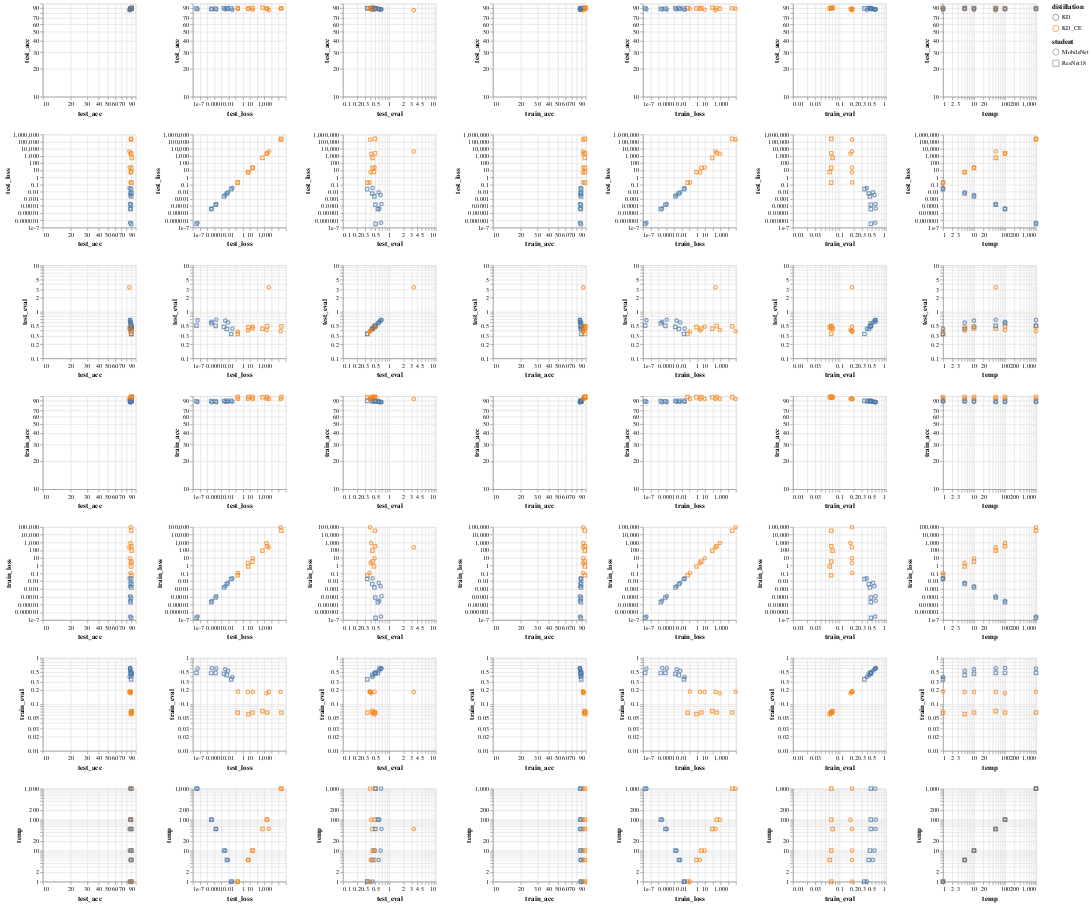

The code cell stored with this chart in its notebook:
### Code cell
def omniplot(folder="./Cifar10/ResNet101/exp1/students"):
    data = load_KD_data(folder)

    detalle=['test_acc', 'test_loss', 'test_eval',
               'train_acc','train_loss', 'train_eval', 'temp']
    chart=alt.Chart(data).mark_point().encode(
        alt.X(alt.repeat("column"), type='quantitative',scale=alt.Scale(zero=False,base=10,type='log')),
        alt.Y(alt.repeat("row"), type='quantitative',scale=alt.Scale(zero=False,base=10,type='log')),
        shape='student',
        color='distillation'
    ).properties(
        width=150,
        height=150
    ).repeat(
        row=detalle,
        column=detalle
    )
    return chart

omniplot(folder="./Cifar10/ResNet101/exp3/students")

### Figure 1 — Vega-Lite specification as saved in the notebook (floating-point values rounded to 4 significant figures)
{"config": {"view": {"continuousWidth": 400, "continuousHeight": 300}}, "repeat": {"column": ["test_acc", "test_loss", "test_eval", "train_acc", "train_loss", "train_eval", "temp"], "row": ["test_acc", "test_loss", "test_eval", "train_acc", "train_loss", "train_eval", "temp"]}, "spec": {"data": {"name": "data-84c59c588f8f792240e4cf7558ff9d7f"}, "mark": "point", "encoding": {"color": {"type": "nominal", "field": "distillation"}, "shape": {"type": "nominal", "field": "student"}, "x": {"type": "quantitative", "field": {"repeat": "column"}, "scale": {"base": 10, "type": "log", "zero": false}}, "y": {"type": "quantitative", "field": {"repeat": "row"}, "scale": {"base": 10, "type": "log", "zero": false}}}, "height": 150, "width": 150}, "$schema": "https://vega.github.io/schema/vega-lite/v4.0.0.json", "datasets": {"data-84c59c588f8f792240e4cf7558ff9d7f": [{"Unnamed: 0": 0, "test_acc": 89.33, "test_teacher/acc": 90.68, "test_loss": 2462.0, "test_eval": 0.4924, "train_acc": 97.65, "train_teacher/acc": 88.35, "train_loss": 332.8, "train_eval": 0.06656, "epoch": 40, "lr": 0.01, "epochs": 50, "train_batch_size": 128, "test_batch_size": 100, "student": "ResNet18", "teacher": "ResNet101", "distillation": "KD_CE", "resume": true, "temp": 100.0, "student_CE_train_Acc": 98.15, "student_CE_test_Acc": 90.58}, {"Unnamed: 0": 1, "test_acc": 90.02, "test_teacher/acc": 90.68, "test_loss": 0.1874, "test_eval": 0.3372, "train_acc": 98.0, "train_teacher/acc": 88.4, "train_loss": 0.05863, "train_eval": 0.06647, "epoch": 73, "lr": 0.01, "epochs": 50, "train_batch_size": 128, "test_batch_size": 100, "student": "ResNet18", "teacher": "ResNet101", "distillation": "KD_CE", "resume": true, "temp": 1.0, "student_CE_train_Acc": 98.15, "student_CE_test_Acc": 90.58}, {"Unnamed: 0": 2, "test_acc": 89.34, "test_teacher/acc": 90.68, "test_loss": 243800.0, "test_eval": 0.4876, "train_acc": 97.6, "train_teacher/acc": 88.3, "train_loss": 33370.0, "train_eval": 0.06674, "epoch": 55, "lr": 0.01, "epochs": 50, "train_batch_size": 128, "test_batch_size": 100, "student": "ResNet18", "teacher": "ResNet101", "distillation": "KD_CE", "resume": true, "temp": 1000.0, "student_CE_train_Acc": 98.15, "student_CE_test_Acc": 90.58}, {"Unnamed: 0": 3, "test_acc": 90.05, "test_teacher/acc": 90.68, "test_loss": 21.9, "test_eval": 0.4376, "train_acc": 97.63, "train_teacher/acc": 88.45, "train_loss": 3.351, "train_eval": 0.06671, "epoch": 56, "lr": 0.01, "epochs": 50, "train_batch_size": 128, "test_batch_size": 100, "student": "ResNet18", "teacher": "ResNet101", "distillation": "KD_CE", "resume": true, "temp": 10.0, "student_CE_train_Acc": 98.15, "student_CE_test_Acc": 90.58}, {"Unnamed: 0": 4, "test_acc": 89.06, "test_teacher/acc": 90.68, "test_loss": 5.888, "test_eval": 0.4692, "train_acc": 97.78, "train_teacher/acc": 88.5, "train_loss": 0.794, "train_eval": 0.06162, "epoch": 46, "lr": 0.01, "epochs": 50, "train_batch_size": 128, "test_batch_size": 100, "student": "ResNet18", "teacher": "ResNet101", "distillation": "KD_CE", "resume": true, "temp": 5.0, "student_CE_train_Acc": 98.15, "student_CE_test_Acc": 90.58}, {"Unnamed: 0": 5, "test_acc": 90.45, "test_teacher/acc": 90.68, "test_loss": 541.0, "test_eval": 0.4328, "train_acc": 97.51, "train_teacher/acc": 88.3, "train_loss": 89.07, "train_eval": 0.07126, "epoch": 55, "lr": 0.01, "epochs": 50, "train_batch_size": 128, "test_batch_size": 100, "student": "ResNet18", "teacher": "ResNet101", "distillation": "KD_CE", "resume": true, "temp": 50.0, "student_CE_train_Acc": 98.15, "student_CE_test_Acc": 90.58}, {"Unnamed: 0": 6, "test_acc": 88.03, "test_teacher/acc": 90.68, "test_loss": 3.761e-05, "test_eval": 0.5676, "train_acc": 88.4, "train_teacher/acc": 88.36, "train_loss": 2.023e-05, "train_eval": 0.4729, "epoch": 53, "lr": 0.01, "epochs": 50, "train_batch_size": 128, "test_batch_size": 100, "student": "ResNet18", "teacher": "ResNet101", "distillation": "KD", "resume": true, "temp": 100.0, "student_CE_train_Acc": 98.15, "student_CE_test_Acc": 90.58}, {"Unnamed: 0": 7, "test_acc": 89.04, "test_teacher/acc": 90.68, "test_loss": 0.02315, "test_eval": 0.3336, "train_acc": 89.06, "train_teacher/acc": 88.26, "train_loss": 0.0196, "train_eval": 0.3428, "epoch": 53, "lr": 0.01, "epochs": 50, "train_batch_size": 128, "test_batch_size": 100, "student": "ResNet18", "teacher": "ResNet101", "distillation": "KD", "resume": true, "temp": 1.0, "student_CE_train_Acc": 98.15, "student_CE_test_Acc": 90.58}, {"Unnamed: 0": 8, "test_acc": 89.26, "test_teacher/acc": 90.68, "test_loss": 3.273e-07, "test_eval": 0.5052, "train_acc": 88.23, "train_teacher/acc": 88.24, "train_loss": 1.9e-07, "train_eval": 0.474, "epoch": 53, "lr": 0.01, "epochs": 50, "train_batch_size": 128, "test_batch_size": 100, "student": "ResNet18", "teacher": "ResNet101", "distillation": "KD", "resume": true, "temp": 1000.0, "student_CE_train_Acc": 98.15, "student_CE_test_Acc": 90.58}, {"Unnamed: 0": 9, "test_acc": 89.3, "test_teacher/acc": 90.68, "test_loss": 0.00232, "test_eval": 0.4763, "train_acc": 88.63, "train_teacher/acc": 88.17, "train_loss": 0.001537, "train_eval": 0.4539, "epoch": 44, "lr": 0.01, "epochs": 50, "train_batch_size": 128, "test_batch_size": 100, "student": "ResNet18", "teacher": "ResNet101", "distillation": "KD", "resume": true, "temp": 10.0, "student_CE_train_Acc": 98.15, "student_CE_test_Acc": 90.58}, {"Unnamed: 0": 10, "test_acc": 89.91, "test_teacher/acc": 90.68, "test_loss": 0.005668, "test_eval": 0.4283, "train_acc": 88.91, "train_teacher/acc": 88.32, "train_loss": 0.004343, "train_eval": 0.4258, "epoch": 50, "lr": 0.01, "epochs": 50, "train_batch_size": 128, "test_batch_size": 100, "student": "ResNet18", "teacher": "ResNet101", "distillation": "KD", "resume": true, "temp": 5.0, "student_CE_train_Acc": 98.15, "student_CE_test_Acc": 90.58}, {"Unnamed: 0": 11, "test_acc": 88.71, "test_teacher/acc": 90.68, "test_loss": 0.0001544, "test_eval": 0.4994, "train_acc": 88.26, "train_teacher/acc": 88.31, "train_loss": 7.971e-05, "train_eval": 0.4739, "epoch": 57, "lr": 0.01, "epochs": 50, "train_batch_size": 128, "test_batch_size": 100, "student": "ResNet18", "teacher": "ResNet101", "distillation": "KD", "resume": true, "temp": 50.0, "student_CE_train_Acc": 98.15, "student_CE_test_Acc": 90.58}, {"Unnamed: 0": 12, "test_acc": 87.89, "test_teacher/acc": 90.68, "test_loss": 2028.0, "test_eval": 0.4056, "train_acc": 93.76, "train_teacher/acc": 88.29, "train_loss": 861.4, "train_eval": 0.1723, "epoch": 49, "lr": 0.01, "epochs": 50, "train_batch_size": 128, "test_batch_size": 100, "student": "MobileNet", "teacher": "ResNet101", "distillation": "KD_CE", "resume": true, "temp": 100.0, "student_CE_train_Acc": 95.73, "student_CE_test_Acc": 87.8}, {"Unnamed: 0": 13, "test_acc": 87.73, "test_teacher/acc": 90.68, "test_loss": 0.2054, "test_eval": 0.3749, "train_acc": 93.46, "train_teacher/acc": 88.3, "train_loss": 0.1166, "train_eval": 0.1879, "epoch": 54, "lr": 0.01, "epochs": 50, "train_batch_size": 128, "test_batch_size": 100, "student": "MobileNet", "teacher": "ResNet101", "distillation": "KD_CE", "resume": true, "temp": 1.0, "student_CE_train_Acc": 95.73, "student_CE_test_Acc": 87.8}, {"Unnamed: 0": 14, "test_acc": 88.34, "test_teacher/acc": 90.68, "test_loss": 191500.0, "test_eval": 0.383, "train_acc": 93.39, "train_teacher/acc": 88.33, "train_loss": 93310.0, "train_eval": 0.1866, "epoch": 58, "lr": 0.01, "epochs": 50, "train_batch_size": 128, "test_batch_size": 100, "student": "MobileNet", "teacher": "ResNet101", "distillation": "KD_CE", "resume": true, "temp": 1000.0, "student_CE_train_Acc": 95.73, "student_CE_test_Acc": 87.8}, {"Unnamed: 0": 15, "test_acc": 86.02, "test_teacher/acc": 90.68, "test_loss": 24.11, "test_eval": 0.482, "train_acc": 93.46, "train_teacher/acc": 88.39, "train_loss": 9.263, "train_eval": 0.1851, "epoch": 47, "lr": 0.01, "epochs": 50, "train_batch_size": 128, "test_batch_size": 100, "student": "MobileNet", "teacher": "ResNet101", "distillation": "KD_CE", "resume": true, "temp": 10.0, "student_CE_train_Acc": 95.73, "student_CE_test_Acc": 87.8}, {"Unnamed: 0": 16, "test_acc": 88.1, "test_teacher/acc": 90.68, "test_loss": 4.952, "test_eval": 0.395, "train_acc": 93.44, "train_teacher/acc": 88.18, "train_loss": 2.326, "train_eval": 0.185, "epoch": 56, "lr": 0.01, "epochs": 50, "train_batch_size": 128, "test_batch_size": 100, "student": "MobileNet", "teacher": "ResNet101", "distillation": "KD_CE", "resume": true, "temp": 5.0, "student_CE_train_Acc": 95.73, "student_CE_test_Acc": 87.8}, {"Unnamed: 0": 17, "test_acc": 85.32, "test_teacher/acc": 90.68, "test_loss": 4194.0, "test_eval": 3.355, "train_acc": 93.47, "train_teacher/acc": 88.37, "train_loss": 231.3, "train_eval": 0.185, "epoch": 44, "lr": 0.01, "epochs": 50, "train_batch_size": 128, "test_batch_size": 100, "student": "MobileNet", "teacher": "ResNet101", "distillation": "KD_CE", "resume": true, "temp": 50.0, "student_CE_train_Acc": 95.73, "student_CE_test_Acc": 87.8}, {"Unnamed: 0": 18, "test_acc": 87.18, "test_teacher/acc": 90.68, "test_loss": 4.55e-05, "test_eval": 0.608, "train_acc": 86.27, "train_teacher/acc": 88.33, "train_loss": 3.014e-05, "train_eval": 0.6026, "epoch": 57, "lr": 0.01, "epochs": 50, "train_batch_size": 128, "test_batch_size": 100, "student": "MobileNet", "teacher": "ResNet101", "distillation": "KD", "resume": true, "temp": 100.0, "student_CE_train_Acc": 95.73, "student_CE_test_Acc": 87.8}, {"Unnamed: 0": 19, "test_acc": 85.9, "test_teacher/acc": 90.68, "test_loss": 0.03356, "test_eval": 0.4366, "train_acc": 87.53, "train_teacher/acc": 88.38, "train_loss": 0.0242, "train_eval": 0.3867, "epoch": 56, "lr": 0.01, "epochs": 50, "train_batch_size": 128, "test_batch_size": 100, "student": "MobileNet", "teacher": "ResNet101", "distillation": "KD", "resume": true, "temp": 1.0, "student_CE_train_Acc": 95.73, "student_CE_test_Acc": 87.8}, {"Unnamed: 0": 20, "test_acc": 86.96, "test_teacher/acc": 90.68, "test_loss": 4.635e-07, "test_eval": 0.664, "train_acc": 86.41, "train_teacher/acc": 88.29, "train_loss": 2.839e-07, "train_eval": 0.5871, "epoch": 57, "lr": 0.01, "epochs": 50, "train_batch_size": 128, "test_batch_size": 100, "student": "MobileNet", "teacher": "ResNet101", "distillation": "KD", "resume": true, "temp": 1000.0, "student_CE_train_Acc": 95.73, "student_CE_test_Acc": 87.8}, {"Unnamed: 0": 21, "test_acc": 86.99, "test_teacher/acc": 90.68, "test_loss": 0.00342, "test_eval": 0.6462, "train_acc": 86.87, "train_teacher/acc": 88.37, "train_loss": 0.002227, "train_eval": 0.567, "epoch": 55, "lr": 0.01, "epochs": 50, "train_batch_size": 128, "test_batch_size": 100, "student": "MobileNet", "teacher": "ResNet101", "distillation": "KD", "resume": true, "temp": 10.0, "student_CE_train_Acc": 95.73, "student_CE_test_Acc": 87.8}, {"Unnamed: 0": 22, "test_acc": 87.53, "test_teacher/acc": 90.68, "test_loss": 0.008302, "test_eval": 0.5889, "train_acc": 87.21, "train_teacher/acc": 88.43, "train_loss": 0.006314, "train_eval": 0.5262, "epoch": 55, "lr": 0.01, "epochs": 50, "train_batch_size": 128, "test_batch_size": 100, "student": "MobileNet", "teacher": "ResNet101", "distillation": "KD", "resume": true, "temp": 5.0, "student_CE_train_Acc": 95.73, "student_CE_test_Acc": 87.8}, {"Unnamed: 0": 23, "test_acc": 86.72, "test_teacher/acc": 90.68, "test_loss": 0.0001921, "test_eval": 0.677, "train_acc": 86.24, "train_teacher/acc": 88.3, "train_loss": 0.0001177, "train_eval": 0.5963, "epoch": 52, "lr": 0.01, "epochs": 50, "train_batch_size": 128, "test_batch_size": 100, "student": "MobileNet", "teacher": "ResNet101", "distillation": "KD", "resume": true, "temp": 50.0, "student_CE_train_Acc": 95.73, "student_CE_test_Acc": 87.8}]}}
